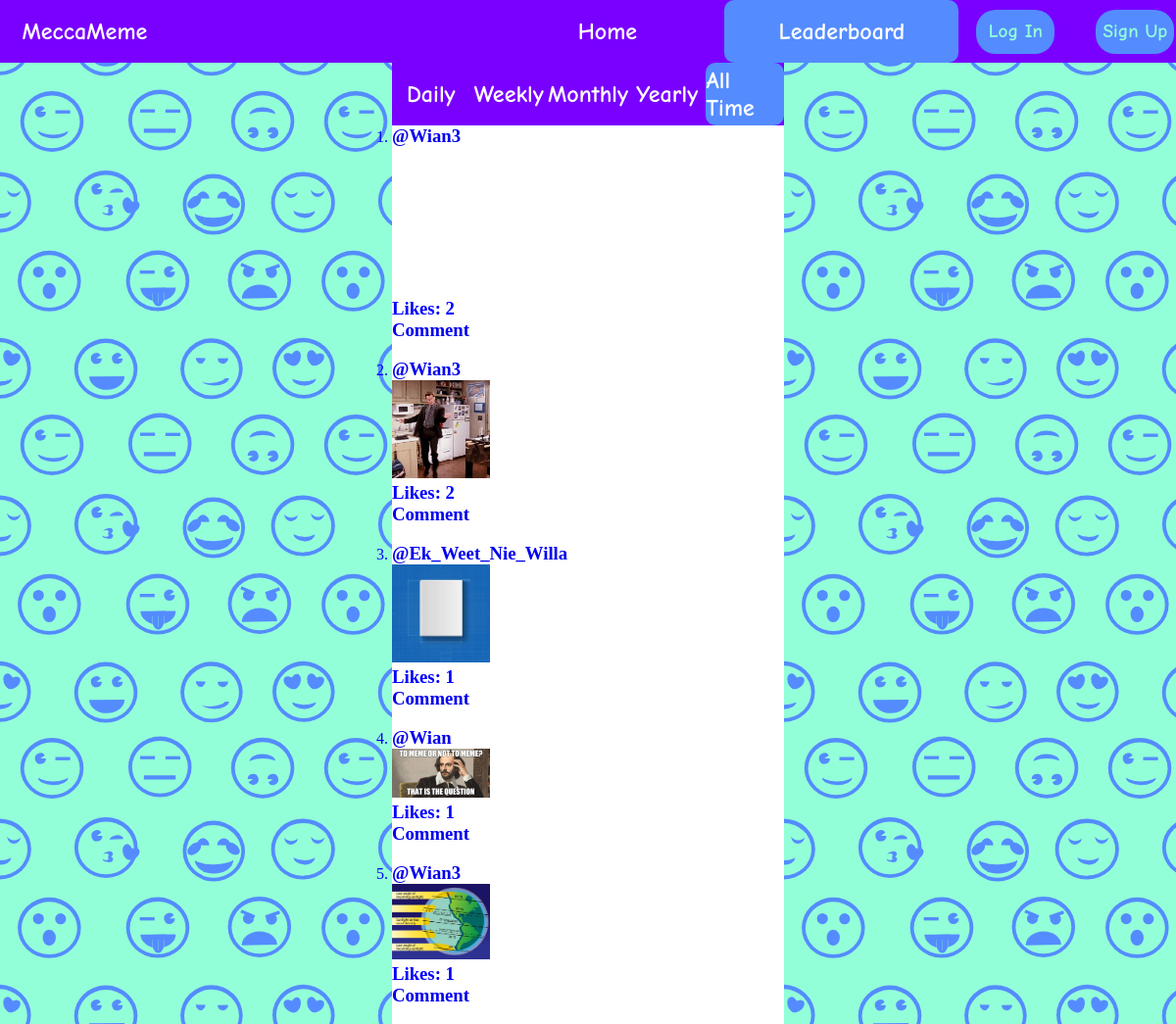
/leaderboard/all-time/, run on the app's committed database.
### posts/models.py (models this page shows, shortened)
class Post(models.Model):
    memer = models.ForeignKey(User, on_delete=models.CASCADE)
    meme_file = models.FileField(upload_to="posts/")
    likes = models.TextField(default="", blank=True)
    likes_amount = models.IntegerField(default=0)
    datetime_posted = models.DateTimeField(default=datetime(2022, 4, 14, 20, 8, 7, 127325, tzinfo=pytz.UTC))
    description = models.TextField(max_length=256)

### accounts/models.py (models this page shows, shortened)
class User(auth.models.AbstractUser):
    profile_pic = models.ImageField(upload_to="profiles/", default="profiles/default_profile.jpeg")
    slug = models.SlugField(max_length=256)
    interests = models.TextField(blank=True)
    followers = models.TextField(blank=True)
    followers_amount = models.PositiveIntegerField(default=0)
    following = models.TextField(blank=True)
    following_amount = models.PositiveIntegerField(default=0)
    chats = models.TextField(blank=True)
    chats_amount = models.PositiveIntegerField(default=0)
    def __str__(self):
        return "@{}".format(self.username)

### leaderboard/views.py (the view)
# urls.py: path("all-time/", views.AllTimeLeaderboard.as_view(), name="all_time"),
class AllTimeLeaderboard(BaseLeaderboard):
    template_name = "AllTimeLeaderboard.html"
    def __init__(self):
        self.posts = Post.objects.all()

### leaderboard/views.py (called while the page is built)
    def get_context_data(self, **kwargs):
        context = super().get_context_data(**kwargs)
        posts = self.posts
        working_posts = {}
        working_posts_keys = []
        leaderboard = []
        for post in posts:
            working_posts[post.likes_amount] = []
            working_posts_keys.append(post.likes_amount)
        for post in posts:
            working_posts[post.likes_amount].append(post)
        working_posts_keys.sort(reverse=True)
        if len(posts) < 100:
            for key in working_posts_keys:
                leaderboard.append(working_posts[key].pop())
        else:
            for i in range(100):
                leaderboard.append(working_posts[working_posts_keys[i]].pop())
        context["leaderboard"] = leaderboard
        return context

### leaderboard/templates/AllTimeLeaderboard.html (shortened to what this page needs)
{% extends 'LeaderboardBase.html' %}
{% block head_content %}
{% load static %}
<link rel="stylesheet" href="{% static 'css/AllTimeLeaderboard.css' %}">
{% endblock %}

### leaderboard/templates/LeaderboardBase.html (shortened to what this page needs)
{% extends 'base.html' %}
{% block head_block %}
{% load static %}
{% load filter_tags %}
<link rel="stylesheet" href="{% static 'css/LeaderboardBase.css' %}">
    {% block head_content %}
    {% endblock %}
{% endblock %}
{% block body_block %}
<nav class="leaderboard-navbar">
    <div class="leaderboard-nav-div" id="daily"><span class="links">Daily</span></div>
    <div class="leaderboard-nav-div" id="weekly"><span class="links">Weekly</span></div>
    <div class="leaderboard-nav-div" id="monthly"><span class="links">Monthly</span></div>
    <div class="leaderboard-nav-div" id="yearly"><span class="links">Yearly</span></div>
    <div class="leaderboard-nav-div" id="all-time"><span class="links">All Time</span></div>
</nav>
<ol>
    {% for post in leaderboard %}
        <li>
            <div class="post">
                <a href="{% url 'accounts:profile' post.memer.slug %}"><h3>{{ post.memer }}</h3></a>
                <a href="{% url 'posts:view_post' post.pk %}"><embed src="{{ post.meme_file.url }}" width="25%" height="auto"></a>
                <br>
                <h3 class="likes_amount_post{{ post.pk }}">Likes: {{ post.likes_amount }}</h3>
                <a href="{% url 'posts:view_post' post.pk %}"><h3>Comment</h3></a>
                <br>
            </div>
        </li>
    {% endfor %}
</ol>
{% endblock %}

### static/css/base.css (style rules this page uses)
:root { --navbar-bg-color: #7900FF; --navbar-height: 64px; }
* { margin: 0; padding: 0; }
a { text-decoration: none; }
.links { font-family: 'Comic Neue Bold'; color: white; font-size: 1.5rem; }

### leaderboard/static/css/LeaderboardBase.css (style rules this page uses)
.leaderboard-navbar { background-color: var(--navbar-bg-color); width: 100%; height: var(--navbar-height); display: flex; align-items: center; position: sticky; top: var(--navbar-height) }
.leaderboard-nav-div { display: flex; flex: 1; align-items: center; justify-content: center; height: 100%; }

### leaderboard/static/css/AllTimeLeaderboard.css (style rules this page uses)
#all-time { border-radius: 10px; background-color: #548CFF; }

### data on the page
Post: memer "@Wian3", likes_amount "2"
Post: memer "@Wian3", likes_amount "2"
Post: memer "@Ek_Weet_Nie_Willa", likes_amount "1"
Post: memer "@Wian", likes_amount "1"
Post: memer "@Wian3", likes_amount "1"
